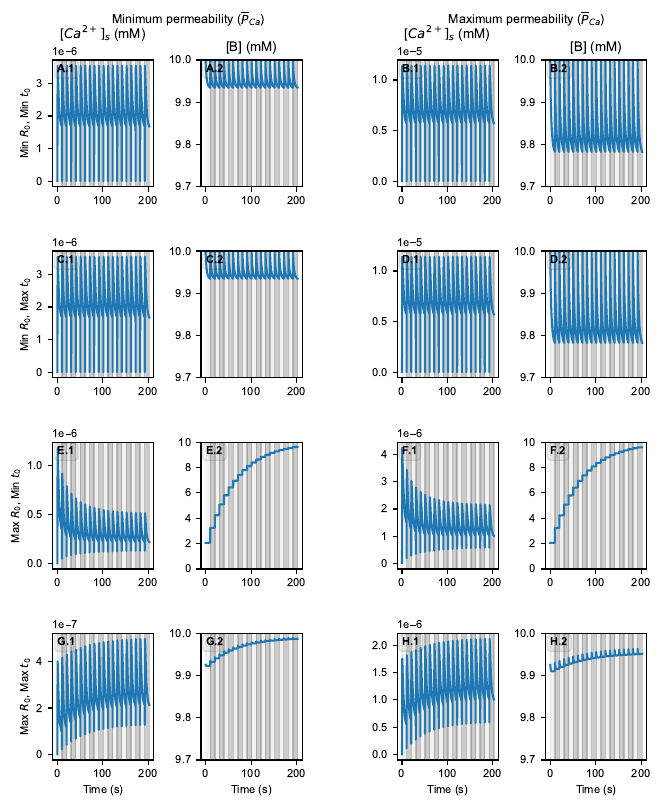

Recreate this plot in Python.
import matplotlib.pyplot as plt
import matplotlib
import string
import numpy as np

import helpers
import parameters

pca_range = [parameters.pca_min, parameters.pca_max] # nL/s
r_range = [parameters.R_min +3e-4, parameters.R_max] # cm, increased the min slightly to avoid convergence issues
t0_range = [parameters.t0_min, parameters.t0_max] # ms
thold = parameters.thold_default
n_sweep, mult = parameters.cal_n_sweep(thold)
dR = parameters.dR # cm
Rh = parameters.Rh

# Set font
matplotlib.rc('font', family='arial', size = 8)

fig, axs = plt.subplots(
    nrows=7, # add 3 new rows
    ncols=5,  # add 1 new column ...
    figsize=(6.6, 8),                      
    gridspec_kw={'width_ratios': [1, 1, 0.01, 1, 1], 
                 'height_ratios': [1, 0.01, 1, 0.01, 1, 0.01, 1]}
)

for ax in axs[:, 2]: 
    ax.axis("off")  # Turn off axis lines and labels for this column

for ax in axs[1, :]:
    ax.axis("off")

for ax in axs[3, :]:
    ax.axis("off")

for ax in axs[5, :]:
    ax.axis("off")

fig_cont = []

for i in range(7):
    if i == 1 or i ==3 or i==5:
        continue

    for j in range(5):
        if j == 2:
            continue
        fig_cont.append(fig.add_subplot(axs[i, j]))

for i in range(16):
    if i % 2 == 0:
        pass
    else:
        if i == 9 or i ==11:
            fig_cont[i].set_ylim(0, 10)
        else:
            fig_cont[i].set_ylim(9.7, 10)

fig.text(0.17, 0.97, 'Minimum permeability ($\overline{P}_{Ca}$)', \
         fontsize = 9, family = 'arial')
fig.text(0.68, 0.97, 'Maximum permeability ($\overline{P}_{Ca}$)', \
         fontsize = 9, family = 'arial')


fig_cont[0].set_title('[$Ca^{2+}]_s$ (mM)')
fig_cont[1].set_title('[B] (mM)')
fig_cont[2].set_title('[$Ca^{2+}]_s$ (mM)')
fig_cont[3].set_title('[B] (mM)')
fig_cont[0].set_ylabel('Min $R_0$, Min $t_0$')
fig_cont[4].set_ylabel('Min $R_0$, Max $t_0$')
fig_cont[8].set_ylabel('Max $R_0$, Min $t_0$')
fig_cont[12].set_ylabel('Max $R_0$, Max $t_0$')
fig_cont[12].set_xlabel('Time (s)')
fig_cont[13].set_xlabel('Time (s)')
fig_cont[14].set_xlabel('Time (s)')
fig_cont[15].set_xlabel('Time (s)')

for f in fig_cont:
    f.ticklabel_format(axis = 'y', style = 'sci', scilimits = (0, 2))

gs0 = matplotlib.gridspec.GridSpec(1, 1)

gs0.update(left = 0, right = 0, wspace = 5)

props = dict(boxstyle='round', facecolor='grey', alpha=0.1)
for i in range(8):

    fig_cont[2*i].text(0.05, 0.9, string.ascii_uppercase[i] + '.1', transform = fig_cont[2*i].transAxes, weight = 'bold', bbox=props)
    fig_cont[2*i+1].text(0.05, 0.9, string.ascii_uppercase[i] + '.2', transform = fig_cont[2*i +1].transAxes, weight = 'bold', bbox=props)

i = 0
for r in r_range:
    N_div = int((r-Rh)/dR)
    print('Radius:(microm)', r*10000, 'Number of div:', N_div)

    for t0 in t0_range:
        for pca in pca_range:
            d = helpers.simulate_ical(n_sweep, N_div, r, t0, pca)
            len_x = len(d['calcium_dynamics.Ca0'])
            x_range = np.linspace(0, n_sweep, len_x)
            x_range = mult*x_range
            fig_cont[i].plot(x_range, d['calcium_dynamics.Ca0'])
            fig_cont[i+1].plot(x_range, d['calcium_dynamics.B0'])
            i+= 2

for i in range(n_sweep):
    for j in range(16):
        fig_cont[j].axvspan(i*mult, (i+1)*mult, color = 'grey', \
            alpha = (i%2) * 0.3 + 0.1, transform=fig_cont[j].get_xaxis_transform())      

plt.tight_layout()
plt.subplots_adjust(left = 0.08, bottom = 0.05, right = 0.98, top= 0.925)
plt.savefig('figures/figure7.pdf')
plt.close()